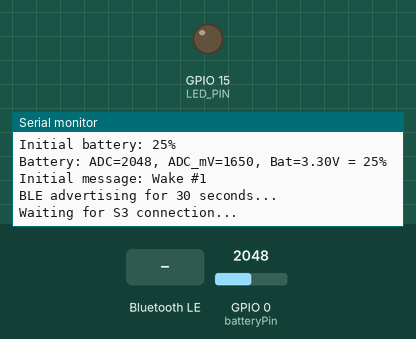
A program run on a simulated ESP32-C6. On the bench: output pins drawn as LEDs (lit = HIGH), the last lines printed to the serial monitor. The inputs (shaded band) are chosen by the test bench; at power-on: GPIO 0 (batteryPin) = 2048. WiFi joins after 1.5 s; servers stay silent unless stated; nothing arrives over Bluetooth unless stated; a phone connects over Bluetooth LE 3 s after start.

Above: at 3.3 s.
3.4 s: Bluetooth LE write "1" received
At 4.1 s:
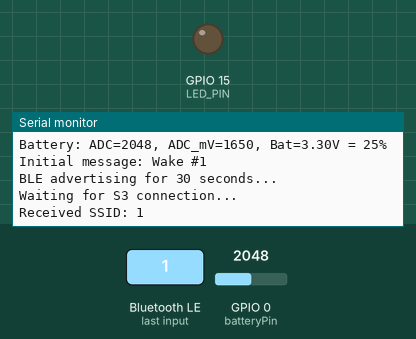
6.4 s: Bluetooth LE write "1" received
At 6.8 s:
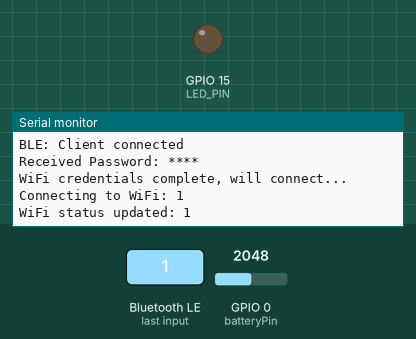

The program:

main.cpp
```cpp
/*
 * ESP32-C6 BLE Server with WiFi Provisioning
 * - Periodic wake from deep sleep
 * - Battery Service (0x180F)
 * - WiFi Config Service (custom)
 */

#include <Arduino.h>
#include <BLEDevice.h>
#include <BLEServer.h>
#include <BLEUtils.h>
#include <WiFi.h>
#include "esp_sleep.h"

// ============== Configuration ==============
#define DEBUG_MODE 1                  // Set to 0 to enable deep sleep, 1 to stay awake for debugging
#define LED_PIN 15                    // Onboard LED on FireBeetle C6
#define BLE_ADVERTISE_TIME_SEC 30     // How long to advertise before sleeping
#define DEEP_SLEEP_TIME_SEC 300       // 5 minutes between wake-ups
#define IDLE_TIMEOUT_SEC 60           // Sleep after 60s of no activity when connected

// ============== Service UUIDs ==============
#define BATTERY_SERVICE_UUID        "180F"
#define BATTERY_LEVEL_CHAR_UUID     "2A19"

// Custom WiFi Config Service
#define WIFI_SERVICE_UUID           "12345678-1234-1234-1234-123456789abc"
#define WIFI_SSID_CHAR_UUID         "12345678-1234-1234-1234-123456789ab1"
#define WIFI_PASS_CHAR_UUID         "12345678-1234-1234-1234-123456789ab2"
#define WIFI_STATUS_CHAR_UUID       "12345678-1234-1234-1234-123456789ab3"
#define WIFI_COMMAND_CHAR_UUID      "12345678-1234-1234-1234-123456789ab4"
#define WIFI_MESSAGE_CHAR_UUID      "12345678-1234-1234-1234-123456789ab5"

// ============== Global Variables ==============
BLEServer* pServer = nullptr;
BLECharacteristic* pBatteryChar = nullptr;
BLECharacteristic* pSsidChar = nullptr;
BLECharacteristic* pPassChar = nullptr;
BLECharacteristic* pStatusChar = nullptr;
BLECharacteristic* pCommandChar = nullptr;
BLECharacteristic* pMessageChar = nullptr;

// Wake counter for unique messages
RTC_DATA_ATTR int wakeCount = 0;

bool deviceConnected = false;
bool wasConnected = false;
unsigned long lastActivityTime = 0;
unsigned long advertiseStartTime = 0;

String wifiSsid = "";
String wifiPass = "";
bool shouldConnectWifi = false;
bool shouldSleep = false;

// WiFi status codes
enum WifiStatus {
    WIFI_STATUS_IDLE = 0,
    WIFI_STATUS_CONNECTING = 1,
    WIFI_STATUS_CONNECTED = 2,
    WIFI_STATUS_FAILED = 3,
    WIFI_STATUS_DISCONNECTED = 4
};

// Forward declarations
void updateWifiStatus(WifiStatus status);
void goToDeepSleep();

// ============== Battery Reading ==============
// FireBeetle C6: Battery voltage on GPIO0 (A0) with voltage divider
// The board uses a 1:1 voltage divider (two equal resistors)
// So battery voltage = ADC voltage × 2
// Reference: https://github.com/orgs/micropython/discussions/17043
uint8_t getBatteryLevel() {
    const int batteryPin = 0;  // GPIO0 (A0) for battery on FireBeetle C6

    // Configure ADC for full range
    analogSetAttenuation(ADC_11db);  // 0-3.3V range

    // Take multiple readings for accuracy
    uint32_t sum = 0;
    for (int i = 0; i < 16; i++) {
        sum += analogRead(batteryPin);
    }
    uint32_t reading = sum / 16;

    // Convert to millivolts
    // ADC is 12-bit (0-4095), reference 3.3V
    float adcMillivolts = (reading / 4095.0) * 3300.0;

    // Corrected formula: simple 2x multiplier for 1:1 voltage divider
    // OLD (wrong): battery_mV = (adc_mV * 2.1218) + 1000
    // NEW (correct): battery_mV = adc_mV * 2.0
    float batteryMillivolts = adcMillivolts * 2.0;
    float batteryVoltage = batteryMillivolts / 1000.0;

    // Convert voltage to percentage (3.0V = 0%, 4.2V = 100%)
    int percent = (int)((batteryVoltage - 3.0) / (4.2 - 3.0) * 100);
    percent = constrain(percent, 0, 100);

    Serial.printf("Battery: ADC=%lu, ADC_mV=%.0f, Bat=%.2fV = %d%%\n",
                  reading, adcMillivolts, batteryVoltage, percent);
    return (uint8_t)percent;
}

// ============== Deep Sleep ==============
void goToDeepSleep() {
#if DEBUG_MODE
    Serial.println("[DEBUG] Sleep skipped - DEBUG_MODE enabled");
    Serial.println("[DEBUG] Restarting BLE advertising...");
    shouldSleep = false;
    wasConnected = false;
    deviceConnected = false;
    lastActivityTime = millis();  // Reset to prevent immediate re-trigger
    advertiseStartTime = millis();
    BLEDevice::startAdvertising();
    return;
#else
    Serial.printf("Going to deep sleep for %d seconds...\n", DEEP_SLEEP_TIME_SEC);
    Serial.flush();

    // Turn off LED
    digitalWrite(LED_PIN, LOW);

    // Disconnect WiFi if connected
    WiFi.disconnect(true);
    WiFi.mode(WIFI_OFF);

    // Stop BLE
    BLEDevice::deinit(true);

    // Configure wake-up timer
    esp_sleep_enable_timer_wakeup(DEEP_SLEEP_TIME_SEC * 1000000ULL);

    // Enter deep sleep
    esp_deep_sleep_start();
#endif
}

// ============== BLE Callbacks ==============
class ServerCallbacks : public BLEServerCallbacks {
    void onConnect(BLEServer* pServer) {
        deviceConnected = true;
        wasConnected = true;
        lastActivityTime = millis();
        Serial.println("BLE: Client connected");
    }

    void onDisconnect(BLEServer* pServer) {
        deviceConnected = false;
        Serial.println("BLE: Client disconnected");
        // After disconnect, schedule sleep soon
        shouldSleep = true;
    }
};

class WifiSsidCallback : public BLECharacteristicCallbacks {
    void onWrite(BLECharacteristic* pCharacteristic) {
        lastActivityTime = millis();
        String value = pCharacteristic->getValue();
        wifiSsid = value.c_str();
        Serial.printf("Received SSID: %s\n", wifiSsid.c_str());
    }
};

class WifiPassCallback : public BLECharacteristicCallbacks {
    void onWrite(BLECharacteristic* pCharacteristic) {
        lastActivityTime = millis();
        String value = pCharacteristic->getValue();
        wifiPass = value.c_str();
        Serial.printf("Received Password: %s\n", wifiPass.length() > 0 ? "****" : "(empty)");

        if (wifiSsid.length() > 0 && wifiPass.length() > 0) {
            shouldConnectWifi = true;
            Serial.println("WiFi credentials complete, will connect...");
        }
    }
};

class WifiCommandCallback : public BLECharacteristicCallbacks {
    void onWrite(BLECharacteristic* pCharacteristic) {
        lastActivityTime = millis();
        String value = pCharacteristic->getValue();
        if (value.length() > 0) {
            uint8_t cmd = value[0];
            Serial.printf("Received command: %d\n", cmd);

            switch (cmd) {
                case 1:  // Connect to WiFi
                    if (wifiSsid.length() > 0) {
                        shouldConnectWifi = true;
                    }
                    break;
                case 2:  // Disconnect WiFi
                    WiFi.disconnect();
                    updateWifiStatus(WIFI_STATUS_DISCONNECTED);
                    break;
                case 3:  // Refresh display (for future use)
                    Serial.println("Refresh command received");
                    break;
                case 4:  // Sleep now
                    Serial.println("Sleep command received");
                    shouldSleep = true;
                    break;
            }
        }
    }
};

// ============== Helper Functions ==============
void updateWifiStatus(WifiStatus status) {
    if (pStatusChar) {
        uint8_t statusByte = (uint8_t)status;
        pStatusChar->setValue(&statusByte, 1);
        if (deviceConnected) {
            pStatusChar->notify();
        }
    }
    Serial.printf("WiFi status updated: %d\n", status);
}

void updateBatteryLevel() {
    if (pBatteryChar) {
        uint8_t level = getBatteryLevel();
        pBatteryChar->setValue(&level, 1);
    }
}

void updateMessage() {
    if (pMessageChar) {
        wakeCount++;
        char msg[32];
        unsigned long uptime = millis() / 1000;
        snprintf(msg, sizeof(msg), "Wake #%d, up %lus", wakeCount, uptime);
        pMessageChar->setValue(msg);
        Serial.printf("Message: %s\n", msg);
    }
}

void connectToWifi() {
    if (wifiSsid.length() == 0) {
        Serial.println("No SSID set");
        updateWifiStatus(WIFI_STATUS_FAILED);
        return;
    }

    Serial.printf("Connecting to WiFi: %s\n", wifiSsid.c_str());
    updateWifiStatus(WIFI_STATUS_CONNECTING);

    WiFi.mode(WIFI_STA);
    WiFi.begin(wifiSsid.c_str(), wifiPass.c_str());

    int attempts = 0;
    while (WiFi.status() != WL_CONNECTED && attempts < 30) {
        delay(500);
        Serial.print(".");
        attempts++;
    }
    Serial.println();

    if (WiFi.status() == WL_CONNECTED) {
        Serial.printf("Connected! IP: %s\n", WiFi.localIP().toString().c_str());
        updateWifiStatus(WIFI_STATUS_CONNECTED);
        lastActivityTime = millis();
    } else {
        Serial.println("Failed to connect");
        updateWifiStatus(WIFI_STATUS_FAILED);
    }
}

// ============== Setup ==============
void setup() {
    Serial.begin(115200);

    // Wait for serial monitor to connect
    delay(2000);

    Serial.println("\n\n*** C6 STARTING ***\n");

    // Ensure WiFi is in clean state on reset
    WiFi.disconnect(true);
    WiFi.mode(WIFI_OFF);
    delay(100);

    // Turn off the onboard LED
    pinMode(LED_PIN, OUTPUT);
    digitalWrite(LED_PIN, LOW);

    // Check wake reason
    esp_sleep_wakeup_cause_t wakeup_reason = esp_sleep_get_wakeup_cause();

    Serial.println("\n\n=================================");
    Serial.println("  ESP32-C6 BLE WiFi Server");
    Serial.println("  Periodic Wake Mode");
#if DEBUG_MODE
    Serial.println("  *** DEBUG MODE - NO SLEEP ***");
#endif
    Serial.println("=================================");

    if (wakeup_reason == ESP_SLEEP_WAKEUP_TIMER) {
        Serial.println("  Woke from: TIMER");
    } else {
        Serial.println("  Woke from: POWER ON/RESET");
    }
    Serial.println();

    // Test battery reading BEFORE BLE init
    Serial.println("Testing battery ADC...");
    Serial.flush();
    uint8_t testBat = getBatteryLevel();
    Serial.printf("Initial battery: %d%%\n", testBat);
    Serial.flush();

    // Initialize BLE
    BLEDevice::init("C6-IDF-Test");
    pServer = BLEDevice::createServer();
    pServer->setCallbacks(new ServerCallbacks());

    // -------- Battery Service --------
    BLEService* pBatteryService = pServer->createService(BATTERY_SERVICE_UUID);
    pBatteryChar = pBatteryService->createCharacteristic(
        BATTERY_LEVEL_CHAR_UUID,
        BLECharacteristic::PROPERTY_READ | BLECharacteristic::PROPERTY_NOTIFY
    );
    uint8_t batteryLevel = getBatteryLevel();
    pBatteryChar->setValue(&batteryLevel, 1);
    pBatteryService->start();

    // -------- WiFi Config Service --------
    BLEService* pWifiService = pServer->createService(WIFI_SERVICE_UUID);

    pSsidChar = pWifiService->createCharacteristic(
        WIFI_SSID_CHAR_UUID,
        BLECharacteristic::PROPERTY_WRITE
    );
    pSsidChar->setCallbacks(new WifiSsidCallback());

    pPassChar = pWifiService->createCharacteristic(
        WIFI_PASS_CHAR_UUID,
        BLECharacteristic::PROPERTY_WRITE
    );
    pPassChar->setCallbacks(new WifiPassCallback());

    pStatusChar = pWifiService->createCharacteristic(
        WIFI_STATUS_CHAR_UUID,
        BLECharacteristic::PROPERTY_READ | BLECharacteristic::PROPERTY_NOTIFY
    );
    uint8_t initialStatus = WIFI_STATUS_IDLE;
    pStatusChar->setValue(&initialStatus, 1);

    pCommandChar = pWifiService->createCharacteristic(
        WIFI_COMMAND_CHAR_UUID,
        BLECharacteristic::PROPERTY_WRITE
    );
    pCommandChar->setCallbacks(new WifiCommandCallback());

    pMessageChar = pWifiService->createCharacteristic(
        WIFI_MESSAGE_CHAR_UUID,
        BLECharacteristic::PROPERTY_READ | BLECharacteristic::PROPERTY_NOTIFY
    );
    // Set initial message
    wakeCount++;
    char initMsg[32];
    snprintf(initMsg, sizeof(initMsg), "Wake #%d", wakeCount);
    pMessageChar->setValue(initMsg);
    Serial.printf("Initial message: %s\n", initMsg);

    pWifiService->start();

    // Start advertising
    BLEAdvertising* pAdvertising = BLEDevice::getAdvertising();
    pAdvertising->addServiceUUID(BATTERY_SERVICE_UUID);
    pAdvertising->addServiceUUID(WIFI_SERVICE_UUID);
    pAdvertising->setScanResponse(true);
    pAdvertising->setMinPreferred(0x06);
    BLEDevice::startAdvertising();

    advertiseStartTime = millis();
    lastActivityTime = millis();

    Serial.printf("BLE advertising for %d seconds...\n", BLE_ADVERTISE_TIME_SEC);
    Serial.println("Waiting for S3 connection...\n");
}

// ============== Main Loop ==============
void loop() {
    unsigned long now = millis();

    // Handle WiFi connection request
    if (shouldConnectWifi) {
        shouldConnectWifi = false;
        connectToWifi();
        now = millis();  // Refresh 'now' after blocking WiFi connection
    }

    // Handle sleep request
    if (shouldSleep) {
        delay(500);  // Give BLE time to send final responses
        goToDeepSleep();
    }

    // Check if we should sleep due to no connection during advertise window
    if (!wasConnected && (now - advertiseStartTime > BLE_ADVERTISE_TIME_SEC * 1000)) {
        Serial.println("No connection during advertise window.");
        goToDeepSleep();
    }

    // Check for idle timeout when connected
    if (wasConnected && !deviceConnected && (now - lastActivityTime > 5000)) {
        // Disconnected and idle for 5 seconds - sleep
        Serial.println("Client disconnected, going to sleep.");
        goToDeepSleep();
    }

    // If connected but idle too long, sleep
    if (deviceConnected && (now - lastActivityTime > IDLE_TIMEOUT_SEC * 1000)) {
        Serial.println("Idle timeout, going to sleep.");
        goToDeepSleep();
    }

    // Restart advertising if disconnected but was connected
    static bool advertisingRestarted = false;
    if (!deviceConnected && wasConnected && !advertisingRestarted) {
        delay(500);
        BLEDevice::startAdvertising();
        Serial.println("Restarting advertising briefly...");
        advertisingRestarted = true;
    }

    // Periodically update battery level (every 30 seconds)
    static unsigned long lastBatteryUpdate = 0;
    if (now - lastBatteryUpdate > 30000) {
        updateBatteryLevel();
        lastBatteryUpdate = now;
    }

    // Periodically update message (every 3 minutes for testing)
    static unsigned long lastMessageUpdate = 0;
    if (now - lastMessageUpdate > 180000) {  // 3 minutes
        updateMessage();
        if (deviceConnected && pMessageChar) {
            pMessageChar->notify();  // Push update to S3
        }
        lastMessageUpdate = now;
    }

    delay(100);
}
```

Measured:
- after the input at 3.4 s, the serial monitor: prints a new line at once (image 1)
- after the input at 6.4 s, the serial monitor: prints a new line at once (image 2)
